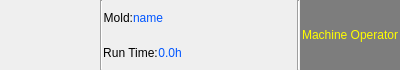
<?xml version="1.0" encoding="UTF-8"?>
<ui version="4.0">
 <class>ICProgramHeadFrame</class>
 <widget class="QFrame" name="ICProgramHeadFrame">
  <property name="geometry">
   <rect>
    <x>0</x>
    <y>0</y>
    <width>400</width>
    <height>70</height>
   </rect>
  </property>
  <property name="windowTitle">
   <string>Frame</string>
  </property>
  <property name="styleSheet">
   <string notr="true">QMessageBox QAbstractButton
{
    min-width: 90px;
	min-height:30px;
}
</string>
  </property>
  <layout class="QHBoxLayout" name="horizontalLayout_4">
   <property name="spacing">
    <number>0</number>
   </property>
   <property name="margin">
    <number>0</number>
   </property>
   <item>
    <layout class="QVBoxLayout" name="verticalLayout">
     <property name="spacing">
      <number>0</number>
     </property>
     <item>
      <widget class="QLabel" name="currentTimeLabel">
       <property name="minimumSize">
        <size>
         <width>100</width>
         <height>0</height>
        </size>
       </property>
       <property name="text">
        <string/>
       </property>
       <property name="alignment">
        <set>Qt::AlignCenter</set>
       </property>
      </widget>
     </item>
     <item>
      <widget class="QLabel" name="currentDateLabel">
       <property name="minimumSize">
        <size>
         <width>100</width>
         <height>0</height>
        </size>
       </property>
       <property name="text">
        <string/>
       </property>
       <property name="alignment">
        <set>Qt::AlignCenter</set>
       </property>
      </widget>
     </item>
    </layout>
   </item>
   <item>
    <widget class="Line" name="line">
     <property name="orientation">
      <enum>Qt::Vertical</enum>
     </property>
    </widget>
   </item>
   <item>
    <layout class="QVBoxLayout" name="verticalLayout_2">
     <property name="spacing">
      <number>0</number>
     </property>
     <item>
      <layout class="QHBoxLayout" name="horizontalLayout_2">
       <item>
        <widget class="QLabel" name="label">
         <property name="text">
          <string>Mold:</string>
         </property>
         <property name="alignment">
          <set>Qt::AlignRight|Qt::AlignTrailing|Qt::AlignVCenter</set>
         </property>
        </widget>
       </item>
       <item>
        <widget class="QLabel" name="moldNameLabel">
         <property name="sizePolicy">
          <sizepolicy hsizetype="Preferred" vsizetype="Preferred">
           <horstretch>0</horstretch>
           <verstretch>0</verstretch>
          </sizepolicy>
         </property>
         <property name="styleSheet">
          <string notr="true">color: rgb(0, 85, 255);</string>
         </property>
         <property name="text">
          <string>name</string>
         </property>
         <property name="alignment">
          <set>Qt::AlignCenter</set>
         </property>
        </widget>
       </item>
       <item>
        <spacer name="horizontalSpacer_2">
         <property name="orientation">
          <enum>Qt::Horizontal</enum>
         </property>
         <property name="sizeHint" stdset="0">
          <size>
           <width>40</width>
           <height>20</height>
          </size>
         </property>
        </spacer>
       </item>
      </layout>
     </item>
     <item>
      <layout class="QHBoxLayout" name="horizontalLayout_3">
       <item>
        <widget class="QLabel" name="autoTimeLabel_2">
         <property name="text">
          <string>Run Time:</string>
         </property>
         <property name="alignment">
          <set>Qt::AlignCenter</set>
         </property>
        </widget>
       </item>
       <item>
        <widget class="QLabel" name="autoTimeLabel">
         <property name="styleSheet">
          <string notr="true">color: rgb(85, 255, 0);
color: rgb(0, 85, 255);</string>
         </property>
         <property name="text">
          <string>0.0h</string>
         </property>
         <property name="alignment">
          <set>Qt::AlignCenter</set>
         </property>
        </widget>
       </item>
       <item>
        <spacer name="horizontalSpacer">
         <property name="orientation">
          <enum>Qt::Horizontal</enum>
         </property>
         <property name="sizeHint" stdset="0">
          <size>
           <width>40</width>
           <height>20</height>
          </size>
         </property>
        </spacer>
       </item>
       <item>
        <widget class="QLabel" name="restTimeLabel">
         <property name="text">
          <string/>
         </property>
        </widget>
       </item>
      </layout>
     </item>
    </layout>
   </item>
   <item>
    <widget class="Line" name="line_2">
     <property name="orientation">
      <enum>Qt::Vertical</enum>
     </property>
    </widget>
   </item>
   <item>
    <layout class="QHBoxLayout" name="horizontalLayout">
     <property name="spacing">
      <number>6</number>
     </property>
     <item>
      <widget class="PasswdLevelLabel" name="passwdLevelLabel">
       <property name="minimumSize">
        <size>
         <width>100</width>
         <height>0</height>
        </size>
       </property>
       <property name="styleSheet">
        <string notr="true">#passwdLevelLabel{
background-color: rgb(125, 125, 125);
color: rgb(255, 255, 0);
}</string>
       </property>
       <property name="text">
        <string>Machine Operator</string>
       </property>
       <property name="alignment">
        <set>Qt::AlignCenter</set>
       </property>
      </widget>
     </item>
    </layout>
   </item>
  </layout>
 </widget>
 <customwidgets>
  <customwidget>
   <class>PasswdLevelLabel</class>
   <extends>QLabel</extends>
   <header>passwdlevellabel.h</header>
  </customwidget>
 </customwidgets>
 <resources/>
 <connections/>
</ui>
